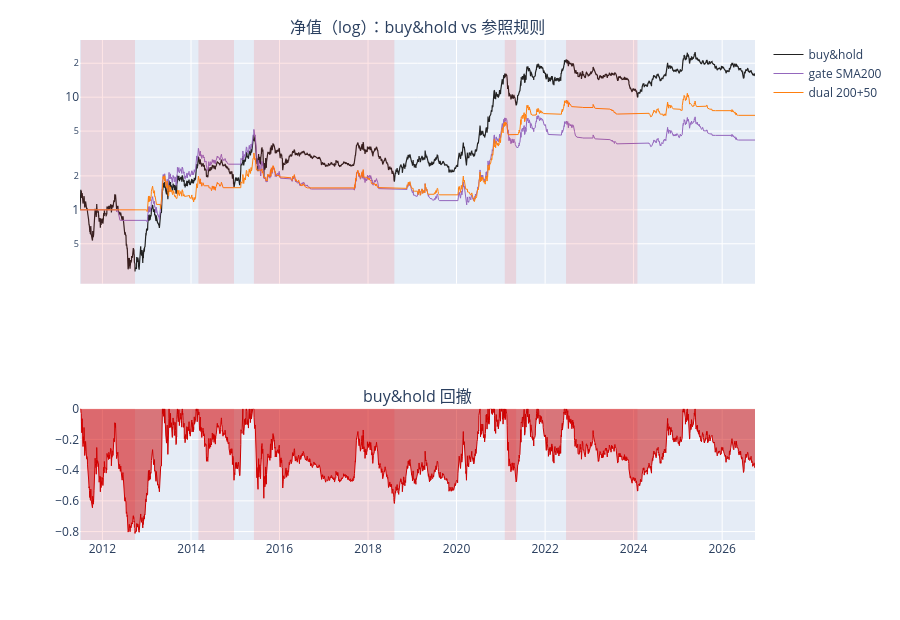

Write notebook code for a chart like this one.
### Markdown cell above
## 1. 底座与回撤 episode（先看这里）

buy&hold 是唯一的基准。下面标出它最深的 5 段回撤（peak → trough，修复日 end），
后面所有规则的价值都要用"**在这几段里少吃了多少**"来衡量——BTC 的教训是：规则在其它时间的表现基本都是噪音。
两条参照规则：`gate SMA200`（BTC 底座类比）、`dual 200+50`（BTC V1 类比）。

### Code cell
def drawdown_episodes(idx: pd.Series, top: int = 5) -> pd.DataFrame:
    dd = idx / idx.cummax() - 1.0
    eps, in_ep, peak, trough, last_high = [], False, None, None, dd.index[0]
    for d, v in dd.items():
        if v == 0:
            if in_ep:
                eps.append({"peak": peak, "trough": trough, "end": d, "depth": dd[trough],
                            "自然日": (d - peak).days})
                in_ep = False
            last_high = d
        elif not in_ep:
            in_ep, peak, trough = True, last_high, d
        elif v < dd[trough]:
            trough = d
    if in_ep:                                                # 未修复的也记录
        eps.append({"peak": peak, "trough": trough, "end": dd.index[-1], "depth": dd[trough],
                    "自然日": (dd.index[-1] - peak).days})
    return pd.DataFrame(eps).sort_values("depth").head(top).sort_values("peak").reset_index(drop=True)

episodes = drawdown_episodes(BH["idx_net"], top=5)
r_gate200 = backtest_ma_rule(df, 200)
r_dual = backtest_ma_rule(df, 200, 50)
print(episodes.assign(depth=(episodes["depth"] * 100).round(1)).to_string(index=False))

fig = make_subplots(rows=2, cols=1, shared_xaxes=True, row_heights=[0.65, 0.35],
                    subplot_titles=["净值（log）：buy&hold vs 参照规则", "buy&hold 回撤"])
fig.add_trace(go.Scatter(x=df.index, y=BH["idx_net"], name="buy&hold", line=dict(color="#222", width=1.2)), row=1, col=1)
fig.add_trace(go.Scatter(x=df.index, y=r_gate200["idx_net"], name="gate SMA200", line=dict(color="#9467bd", width=1)), row=1, col=1)
fig.add_trace(go.Scatter(x=df.index, y=r_dual["idx_net"], name="dual 200+50", line=dict(color="#ff7f0e", width=1)), row=1, col=1)
fig.update_yaxes(type="log", row=1, col=1)
dd = BH["idx_net"] / BH["idx_net"].cummax() - 1
fig.add_trace(go.Scatter(x=df.index, y=dd, name="回撤", fill="tozeroy", line=dict(color="#c00", width=1), showlegend=False), row=2, col=1)
for _, e in episodes.iterrows():
    fig.add_vrect(x0=e["peak"], x1=e["trough"], fillcolor=EPISODE_COLOR, line_width=0)
fig.update_layout(height=620, margin=dict(t=40))
fig.show()

### Figure 1 — Plotly figure (JSON) as saved in the notebook; plotly's stock layout.template omitted (floating-point values rounded to 4 significant figures; data arrays with more than 128 entries replaced by an {"elided": "..."} marker saying what was removed)
{"data": [{"line": {"color": "#222", "width": 1.2}, "name": "buy&hold", "type": "scatter", "x": {"elided": "3703 str values"}, "xaxis": "x", "y": {"elided": "3703 float values"}, "yaxis": "y"}, {"line": {"color": "#9467bd", "width": 1}, "name": "gate SMA200", "type": "scatter", "x": {"elided": "3703 str values"}, "xaxis": "x", "y": {"elided": "3703 float values"}, "yaxis": "y"}, {"line": {"color": "#ff7f0e", "width": 1}, "name": "dual 200+50", "type": "scatter", "x": {"elided": "3703 str values"}, "xaxis": "x", "y": {"elided": "3703 float values"}, "yaxis": "y"}, {"fill": "tozeroy", "line": {"color": "#c00", "width": 1}, "name": "回撤", "showlegend": false, "type": "scatter", "x": {"elided": "3703 str values"}, "xaxis": "x2", "y": {"elided": "3703 float values"}, "yaxis": "y2"}], "layout": {"annotations": [{"font": {"size": 16}, "showarrow": false, "text": "净值（log）：buy&hold vs 参照规则", "x": 0.5, "xanchor": "center", "xref": "paper", "y": 1.0, "yanchor": "bottom", "yref": "paper"}, {"font": {"size": 16}, "showarrow": false, "text": "buy&hold 回撤", "x": 0.5, "xanchor": "center", "xref": "paper", "y": 0.2625, "yanchor": "bottom", "yref": "paper"}], "height": 620, "margin": {"t": 40}, "shapes": [{"fillcolor": "rgba(255,0,0,0.10)", "line": {"width": 0}, "type": "rect", "x0": "2011-07-07T00:00:00", "x1": "2012-09-26T00:00:00", "xref": "x", "y0": 0, "y1": 1, "yref": "y domain"}, {"fillcolor": "rgba(255,0,0,0.10)", "line": {"width": 0}, "type": "rect", "x0": "2011-07-07T00:00:00", "x1": "2012-09-26T00:00:00", "xref": "x2", "y0": 0, "y1": 1, "yref": "y2 domain"}, {"fillcolor": "rgba(255,0,0,0.10)", "line": {"width": 0}, "type": "rect", "x0": "2014-03-03T00:00:00", "x1": "2014-12-22T00:00:00", "xref": "x", "y0": 0, "y1": 1, "yref": "y domain"}, {"fillcolor": "rgba(255,0,0,0.10)", "line": {"width": 0}, "type": "rect", "x0": "2014-03-03T00:00:00", "x1": "2014-12-22T00:00:00", "xref": "x2", "y0": 0, "y1": 1, "yref": "y2 domain"}, {"fillcolor": "rgba(255,0,0,0.10)", "line": {"width": 0}, "type": "rect", "x0": "2015-06-04T00:00:00", "x1": "2018-08-06T00:00:00", "xref": "x", "y0": 0, "y1": 1, "yref": "y domain"}, {"fillcolor": "rgba(255,0,0,0.10)", "line": {"width": 0}, "type": "rect", "x0": "2015-06-04T00:00:00", "x1": "2018-08-06T00:00:00", "xref": "x2", "y0": 0, "y1": 1, "yref": "y2 domain"}, {"fillcolor": "rgba(255,0,0,0.10)", "line": {"width": 0}, "type": "rect", "x0": "2021-02-02T00:00:00", "x1": "2021-05-07T00:00:00", "xref": "x", "y0": 0, "y1": 1, "yref": "y domain"}, {"fillcolor": "rgba(255,0,0,0.10)", "line": {"width": 0}, "type": "rect", "x0": "2021-02-02T00:00:00", "x1": "2021-05-07T00:00:00", "xref": "x2", "y0": 0, "y1": 1, "yref": "y2 domain"}, {"fillcolor": "rgba(255,0,0,0.10)", "line": {"width": 0}, "type": "rect", "x0": "2022-06-23T00:00:00", "x1": "2024-02-02T00:00:00", "xref": "x", "y0": 0, "y1": 1, "yref": "y domain"}, {"fillcolor": "rgba(255,0,0,0.10)", "line": {"width": 0}, "type": "rect", "x0": "2022-06-23T00:00:00", "x1": "2024-02-02T00:00:00", "xref": "x2", "y0": 0, "y1": 1, "yref": "y2 domain"}], "xaxis": {"anchor": "y", "domain": [0.0, 1.0], "matches": "x2", "showticklabels": false}, "xaxis2": {"anchor": "y2", "domain": [0.0, 1.0]}, "yaxis": {"anchor": "x", "domain": [0.5125, 1.0], "type": "log"}, "yaxis2": {"anchor": "x2", "domain": [0.0, 0.2625]}}}
